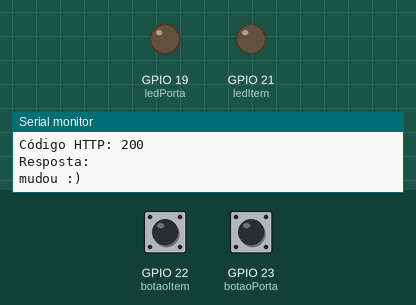
The sketch below on a simulated ESP32. Parts: output pins drawn as LEDs (lit = HIGH), the last lines printed to the serial monitor. The test bench sets the inputs (shaded band); at power-on: GPIO 22 (botaoItem) LOW, GPIO 23 (botaoPorta) LOW. WiFi joins after 1.5 s; servers stay silent unless stated; uploads are accepted with an empty reply.

Above: at 2.7 s.
2.8 s: GPIO 22 (botaoItem) pulled HIGH for 1.25 s
At 4.1 s:
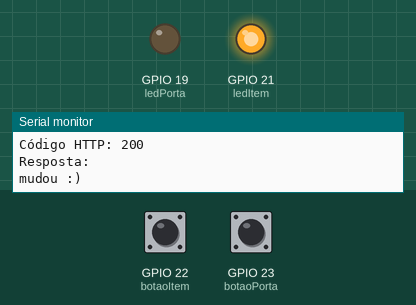
6.2 s: GPIO 23 (botaoPorta) pulled HIGH for 1.25 s
At 7.5 s:
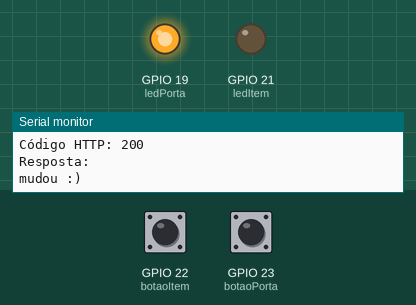
9.2 s: GPIO 23 (botaoPorta) pulled HIGH for 3.2 s
At 13.4 s:
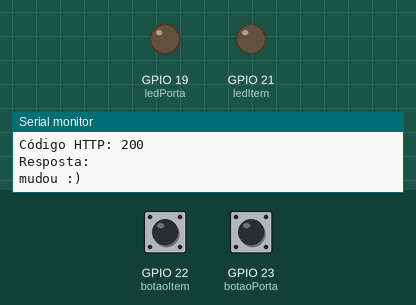
14.2 s: GPIO 22 (botaoItem) pulled HIGH for 3.2 s
At 16.1 s:
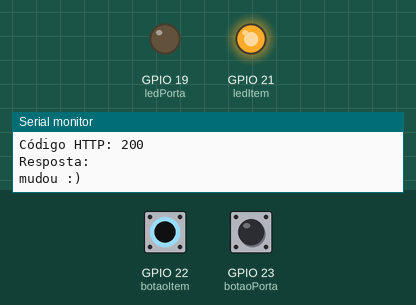
19.2 s: GPIO 22 (botaoItem) driven HIGH and GPIO 23 (botaoPorta) driven HIGH
At 20.0 s:
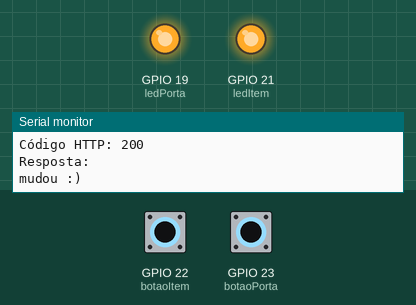
Timing chart, 0 to 22.2 s (numbered marks = the images above; inputs shaded):
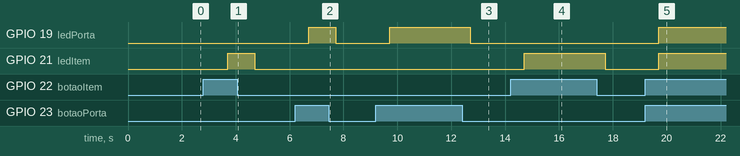

Measured:
- after the input at 2.8 s, GPIO 21 (ledItem): LOW → HIGH after 0.91 s, → LOW 1.0 s later
- after the input at 6.2 s, GPIO 19 (ledPorta): LOW → HIGH after 0.51 s, → LOW 1.0 s later
- after the input at 9.2 s, GPIO 19 (ledPorta): LOW → HIGH after 0.51 s, → LOW 3.0 s later
- after the input at 14.2 s, GPIO 21 (ledItem): LOW → HIGH after 0.51 s, → LOW 3.0 s later
- after the input at 19.2 s, GPIO 19 (ledPorta), GPIO 21 (ledItem): LOW → HIGH after 0.51 s

The sketch:

Hardware.ino
```cpp
#include <WiFi.h>
#include <HTTPClient.h>
#include <ArduinoJson.h>

/*
botãoItem (pino 22): indica se há algo dentro do armário.
botãoPorta (pino 23): indica se o armário está trancado.

ledItem (pino 26): acende quando o botão 1 é pressionado.
ledPorta (pino 27): acende quando o botão 2 é pressionado.

Se os dois botões estiverem pressionados → os dois LEDs acendem →
o código envia status = 1 (ocupado).
Caso contrário, envia status = 0 (livre).
*/

/* ======== CONFIGURAÇÕES DE REDE ======== */
const char* ssid = "UNIFESP_CONVIDADOS";  // rede sem senha

/* ======== CONFIGURAÇÕES DO SUPABASE ======== */
const char* endpoint = "https://qhrntzqqduboalfhpxmu.supabase.co/functions/v1/esp_webhook";
const char* device_token = "SECRET_TOKEN_DO_ESP_01";
const char* device_id = "esp32_01";
const int id_armario = 3;

/* ======== PINOS ======== */
const int botaoItem = 22;   // botão: há algo dentro do armário
const int botaoPorta = 23;  // botão: porta trancada
const int ledItem = 21;     // LED do botão item
const int ledPorta = 19;    // LED do botão porta

/* ======== VARIÁVEIS ======== */
int statusArmario = 0;   // 0 = livre, 1 = ocupado/trancado
int ultimoStatus = -1;   // evita envio repetido de mesmo status

void setup() {
  Serial.begin(115200);

  // Configura os botões como entrada
  pinMode(botaoItem, INPUT);
  pinMode(botaoPorta, INPUT);

  // Configura os LEDs como saída
  pinMode(ledItem, OUTPUT);
  pinMode(ledPorta, OUTPUT);

  // Inicializa LEDs apagados
  digitalWrite(ledItem, LOW);
  digitalWrite(ledPorta, LOW);

  // Conecta ao Wi-Fi (sem senha)
  Serial.println("Conectando ao Wi-Fi...");
  WiFi.begin(ssid);

  int tentativas = 0;
  while (WiFi.status() != WL_CONNECTED && tentativas < 30) {
    delay(500);
    Serial.print(".");
    tentativas++;
  }

  if (WiFi.status() == WL_CONNECTED) {
    Serial.println("\nWi-Fi conectado com sucesso!");
    Serial.print("Endereço IP: ");
    Serial.println(WiFi.localIP());
  } else {
    Serial.println("\nFalha ao conectar ao Wi-Fi. Continuando tentativa automática...");
  }
}

void loop() {
  int estadoItem = digitalRead(botaoItem);
  int estadoPorta = digitalRead(botaoPorta);

  // Controle dos LEDs — acende quando o botão é pressionado (HIGH)
  digitalWrite(ledItem, estadoItem);
  digitalWrite(ledPorta, estadoPorta);

  // Define o status do armário
  if (estadoItem == HIGH && estadoPorta == HIGH) {
    statusArmario = 1;  // Ocupado e trancado
  } else {
    statusArmario = 0;  // Livre
  }

  // Envia apenas se o status mudou
  if (statusArmario != ultimoStatus) {
    enviarStatus(statusArmario, estadoItem, estadoPorta);
    ultimoStatus = statusArmario;
    Serial.println("mudou :)");
  }

  delay(1000);  // leitura a cada 1 segundo
}

void enviarStatus(int status, int item, int porta) {
  if (WiFi.status() == WL_CONNECTED) {
    HTTPClient http;
    http.begin(endpoint);
    http.addHeader("Content-Type", "application/json");
    http.addHeader("Authorization", ("Bearer " + String(device_token)).c_str());

    // Monta o JSON a ser enviado
    StaticJsonDocument<256> doc;
    doc["device_id"] = device_id;
    doc["id_armario"] = id_armario;
    doc["status"] = status;  // 1 = ocupado, 0 = livre
    doc["item"] = item;      // estado do botão item
    doc["porta"] = porta;    // estado do botão porta

    String payload;
    serializeJson(doc, payload);

    Serial.print("Enviando dados: ");
    Serial.println(payload);

    int httpResponseCode = http.POST(payload);

    if (httpResponseCode > 0) {
      Serial.printf("Código HTTP: %d\n", httpResponseCode);
      String resposta = http.getString();
      Serial.println("Resposta: " + resposta);
    } else {
      Serial.printf("Erro ao enviar POST: %d\n", httpResponseCode);
    }

    http.end();
  } else {
    Serial.println("Wi-Fi desconectado. Tentando reconectar...");
    WiFi.reconnect();
  }
}
```
